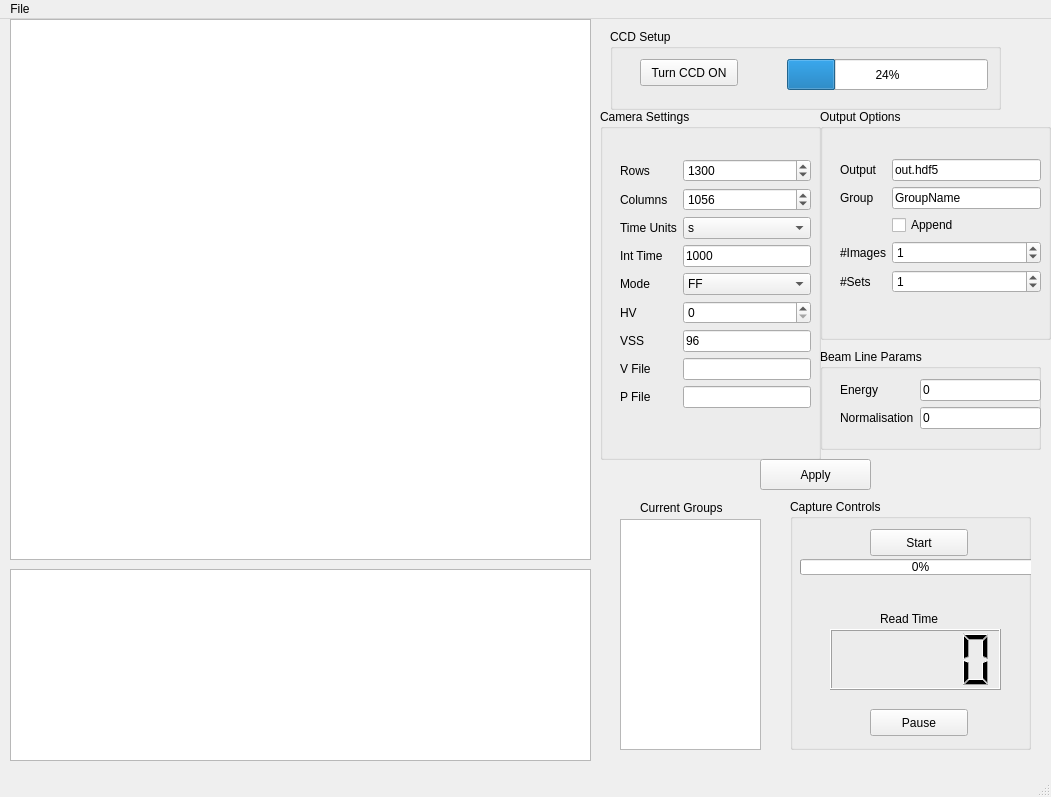
<?xml version="1.0" encoding="UTF-8"?>
<ui version="4.0">
 <class>MainWindow</class>
 <widget class="QMainWindow" name="MainWindow">
  <property name="geometry">
   <rect>
    <x>0</x>
    <y>0</y>
    <width>1051</width>
    <height>797</height>
   </rect>
  </property>
  <property name="windowTitle">
   <string>CavaCam GUI</string>
  </property>
  <widget class="QWidget" name="centralwidget">
   <widget class="ImageView" name="graphicsView">
    <property name="geometry">
     <rect>
      <x>10</x>
      <y>0</y>
      <width>581</width>
      <height>541</height>
     </rect>
    </property>
   </widget>
   <widget class="QGroupBox" name="groupBox">
    <property name="geometry">
     <rect>
      <x>820</x>
      <y>90</y>
      <width>231</width>
      <height>231</height>
     </rect>
    </property>
    <property name="title">
     <string>Output Options</string>
    </property>
    <widget class="QWidget" name="formLayoutWidget_2">
     <property name="geometry">
      <rect>
       <x>20</x>
       <y>50</y>
       <width>201</width>
       <height>171</height>
      </rect>
     </property>
     <layout class="QFormLayout" name="formLayout_2">
      <property name="fieldGrowthPolicy">
       <enum>QFormLayout::AllNonFixedFieldsGrow</enum>
      </property>
      <item row="0" column="0">
       <widget class="QLabel" name="label_7">
        <property name="text">
         <string>Output</string>
        </property>
       </widget>
      </item>
      <item row="0" column="1">
       <widget class="QLineEdit" name="outputfile_bx">
        <property name="text">
         <string>out.hdf5</string>
        </property>
       </widget>
      </item>
      <item row="1" column="0">
       <widget class="QLabel" name="label_8">
        <property name="text">
         <string>Group</string>
        </property>
       </widget>
      </item>
      <item row="1" column="1">
       <widget class="QLineEdit" name="groupname_bx">
        <property name="text">
         <string>GroupName</string>
        </property>
       </widget>
      </item>
      <item row="3" column="0">
       <widget class="QLabel" name="label_14">
        <property name="text">
         <string>#Images</string>
        </property>
       </widget>
      </item>
      <item row="3" column="1">
       <widget class="QSpinBox" name="numimages_bx">
        <property name="maximum">
         <number>9999</number>
        </property>
        <property name="value">
         <number>1</number>
        </property>
       </widget>
      </item>
      <item row="4" column="0">
       <widget class="QLabel" name="label_15">
        <property name="text">
         <string>#Sets</string>
        </property>
       </widget>
      </item>
      <item row="4" column="1">
       <widget class="QSpinBox" name="numimagesets_bx">
        <property name="maximum">
         <number>9999</number>
        </property>
        <property name="value">
         <number>1</number>
        </property>
       </widget>
      </item>
      <item row="2" column="1">
       <widget class="QCheckBox" name="appendtogroup">
        <property name="text">
         <string>Append</string>
        </property>
       </widget>
      </item>
     </layout>
    </widget>
   </widget>
   <widget class="QGroupBox" name="groupBox_2">
    <property name="geometry">
     <rect>
      <x>820</x>
      <y>330</y>
      <width>221</width>
      <height>101</height>
     </rect>
    </property>
    <property name="title">
     <string>Beam Line Params</string>
    </property>
    <widget class="QWidget" name="formLayoutWidget_3">
     <property name="geometry">
      <rect>
       <x>20</x>
       <y>30</y>
       <width>201</width>
       <height>121</height>
      </rect>
     </property>
     <layout class="QFormLayout" name="formLayout_3">
      <item row="0" column="0">
       <widget class="QLabel" name="label_9">
        <property name="text">
         <string>Energy</string>
        </property>
       </widget>
      </item>
      <item row="0" column="1">
       <widget class="QLineEdit" name="beamenergy_bx">
        <property name="text">
         <string>0</string>
        </property>
       </widget>
      </item>
      <item row="1" column="0">
       <widget class="QLabel" name="label_10">
        <property name="text">
         <string>Normalisation</string>
        </property>
       </widget>
      </item>
      <item row="1" column="1">
       <widget class="QLineEdit" name="normalisation_bx">
        <property name="text">
         <string>0</string>
        </property>
       </widget>
      </item>
     </layout>
    </widget>
   </widget>
   <widget class="PlotWidget" name="graphicsView_2">
    <property name="geometry">
     <rect>
      <x>10</x>
      <y>550</y>
      <width>581</width>
      <height>192</height>
     </rect>
    </property>
   </widget>
   <widget class="QGroupBox" name="groupBox_3">
    <property name="geometry">
     <rect>
      <x>600</x>
      <y>90</y>
      <width>221</width>
      <height>351</height>
     </rect>
    </property>
    <property name="title">
     <string>Camera Settings</string>
    </property>
    <widget class="QWidget" name="formLayoutWidget">
     <property name="geometry">
      <rect>
       <x>20</x>
       <y>50</y>
       <width>191</width>
       <height>293</height>
      </rect>
     </property>
     <layout class="QFormLayout" name="formLayout">
      <property name="fieldGrowthPolicy">
       <enum>QFormLayout::AllNonFixedFieldsGrow</enum>
      </property>
      <item row="0" column="0">
       <widget class="QLabel" name="label">
        <property name="text">
         <string>Rows</string>
        </property>
       </widget>
      </item>
      <item row="0" column="1">
       <widget class="QSpinBox" name="rows_bx">
        <property name="maximum">
         <number>99999</number>
        </property>
        <property name="value">
         <number>1300</number>
        </property>
       </widget>
      </item>
      <item row="1" column="0">
       <widget class="QLabel" name="label_2">
        <property name="text">
         <string>Columns</string>
        </property>
       </widget>
      </item>
      <item row="1" column="1">
       <widget class="QSpinBox" name="cols_bx">
        <property name="maximum">
         <number>99999</number>
        </property>
        <property name="value">
         <number>1056</number>
        </property>
       </widget>
      </item>
      <item row="2" column="0">
       <widget class="QLabel" name="label_3">
        <property name="text">
         <string>Time Units</string>
        </property>
       </widget>
      </item>
      <item row="2" column="1">
       <widget class="QComboBox" name="timeunits_bx">
        <item>
         <property name="text">
          <string>s</string>
         </property>
        </item>
        <item>
         <property name="text">
          <string>1/100 s</string>
         </property>
        </item>
        <item>
         <property name="text">
          <string>ms</string>
         </property>
        </item>
       </widget>
      </item>
      <item row="3" column="0">
       <widget class="QLabel" name="label_4">
        <property name="text">
         <string>Int Time</string>
        </property>
       </widget>
      </item>
      <item row="3" column="1">
       <widget class="QLineEdit" name="inttime_bx">
        <property name="text">
         <string>1000</string>
        </property>
       </widget>
      </item>
      <item row="4" column="0">
       <widget class="QLabel" name="label_5">
        <property name="text">
         <string>Mode</string>
        </property>
       </widget>
      </item>
      <item row="4" column="1">
       <widget class="QComboBox" name="framemode_bx">
        <item>
         <property name="text">
          <string>FF</string>
         </property>
        </item>
        <item>
         <property name="text">
          <string>FT</string>
         </property>
        </item>
       </widget>
      </item>
      <item row="5" column="0">
       <widget class="QLabel" name="label_6">
        <property name="text">
         <string>HV</string>
        </property>
       </widget>
      </item>
      <item row="6" column="0">
       <widget class="QLabel" name="label_11">
        <property name="text">
         <string>VSS</string>
        </property>
       </widget>
      </item>
      <item row="6" column="1">
       <widget class="QLineEdit" name="vss_bx">
        <property name="text">
         <string>96</string>
        </property>
       </widget>
      </item>
      <item row="7" column="0">
       <widget class="QLabel" name="label_12">
        <property name="text">
         <string>V File</string>
        </property>
       </widget>
      </item>
      <item row="8" column="0">
       <widget class="QLabel" name="label_13">
        <property name="text">
         <string>P File</string>
        </property>
       </widget>
      </item>
      <item row="8" column="1">
	<widget class="QLineEdit" name="pfile_bx"/>
	<property name="text">
	  <string>params.dat</string>
        </property>

      </item>
      <item row="7" column="1">
	<widget class="QLineEdit" name="vfile_bx"/>
	<property name="text">
	  <string>voltages.dat</string>
        </property>
      </item>
      <item row="5" column="1">
       <widget class="QSpinBox" name="hv_bx">
        <property name="maximum">
         <number>210</number>
        </property>
       </widget>
      </item>
     </layout>
    </widget>
   </widget>
   <widget class="QPushButton" name="apply_settings">
    <property name="geometry">
     <rect>
      <x>760</x>
      <y>440</y>
      <width>111</width>
      <height>31</height>
     </rect>
    </property>
    <property name="text">
     <string>Apply</string>
    </property>
   </widget>
   <widget class="QGroupBox" name="groupBox_4">
    <property name="geometry">
     <rect>
      <x>610</x>
      <y>10</y>
      <width>391</width>
      <height>81</height>
     </rect>
    </property>
    <property name="title">
     <string>CCD Setup</string>
    </property>
    <widget class="QProgressBar" name="ccd_loading">
     <property name="geometry">
      <rect>
       <x>177</x>
       <y>30</y>
       <width>201</width>
       <height>31</height>
      </rect>
     </property>
     <property name="value">
      <number>24</number>
     </property>
    </widget>
    <widget class="QPushButton" name="ccdon">
     <property name="geometry">
      <rect>
       <x>30</x>
       <y>30</y>
       <width>98</width>
       <height>27</height>
      </rect>
     </property>
     <property name="text">
      <string>Turn CCD ON</string>
     </property>
    </widget>
   </widget>
   <widget class="QGroupBox" name="groupBox_5">
    <property name="geometry">
     <rect>
      <x>790</x>
      <y>480</y>
      <width>241</width>
      <height>251</height>
     </rect>
    </property>
    <property name="autoFillBackground">
     <bool>false</bool>
    </property>
    <property name="title">
     <string>Capture Controls</string>
    </property>
    <widget class="QPushButton" name="grab">
     <property name="geometry">
      <rect>
       <x>80</x>
       <y>30</y>
       <width>98</width>
       <height>27</height>
      </rect>
     </property>
     <property name="text">
      <string>Start</string>
     </property>
    </widget>
    <widget class="QPushButton" name="pause">
     <property name="geometry">
      <rect>
       <x>80</x>
       <y>210</y>
       <width>98</width>
       <height>27</height>
      </rect>
     </property>
     <property name="text">
      <string>Pause</string>
     </property>
    </widget>
    <widget class="QProgressBar" name="captureprogress">
     <property name="geometry">
      <rect>
       <x>10</x>
       <y>60</y>
       <width>241</width>
       <height>16</height>
      </rect>
     </property>
     <property name="value">
      <number>0</number>
     </property>
    </widget>
    <widget class="QLCDNumber" name="readtime">
     <property name="geometry">
      <rect>
       <x>40</x>
       <y>130</y>
       <width>171</width>
       <height>61</height>
      </rect>
     </property>
    </widget>
    <widget class="QLabel" name="label_17">
     <property name="geometry">
      <rect>
       <x>90</x>
       <y>110</y>
       <width>81</width>
       <height>20</height>
      </rect>
     </property>
     <property name="text">
      <string>Read Time</string>
     </property>
    </widget>
   </widget>
   <widget class="QTextEdit" name="hdf5view">
    <property name="geometry">
     <rect>
      <x>620</x>
      <y>500</y>
      <width>141</width>
      <height>231</height>
     </rect>
    </property>
    <property name="readOnly">
     <bool>true</bool>
    </property>
   </widget>
   <widget class="QLabel" name="label_16">
    <property name="geometry">
     <rect>
      <x>640</x>
      <y>480</y>
      <width>111</width>
      <height>17</height>
     </rect>
    </property>
    <property name="text">
     <string>Current Groups</string>
    </property>
   </widget>
  </widget>
  <widget class="QMenuBar" name="menubar">
   <property name="geometry">
    <rect>
     <x>0</x>
     <y>0</y>
     <width>1051</width>
     <height>25</height>
    </rect>
   </property>
   <widget class="QMenu" name="menuFile">
    <property name="title">
     <string>File</string>
    </property>
   </widget>
   <addaction name="menuFile"/>
  </widget>
  <widget class="QStatusBar" name="statusbar"/>
  <action name="actionSave_Current_Dataset">
   <property name="text">
    <string>Save Current Dataset</string>
   </property>
  </action>
 </widget>
 <customwidgets>
  <customwidget>
   <class>ImageView</class>
   <extends>QGraphicsView</extends>
   <header>pyqtgraph</header>
  </customwidget>
  <customwidget>
   <class>PlotWidget</class>
   <extends>QGraphicsView</extends>
   <header>pyqtgraph</header>
  </customwidget>
 </customwidgets>
 <resources/>
 <connections/>
</ui>
